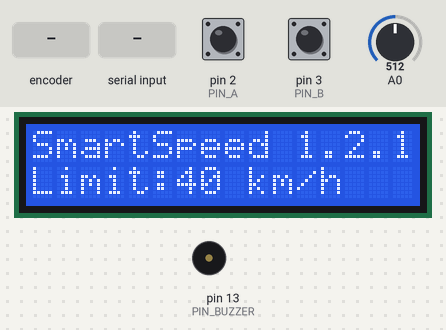
Bench run of a program on a simulated Arduino Uno, built with avr-gcc and run on an emulated ATmega328P. Parts: 16×2 character LCD, buzzer (waves = sounding, pin HIGH). Inputs (shaded band) come from the test bench; at power-on: pin 2 (PIN_A) HIGH, pin 3 (PIN_B) HIGH, A0 = 512. Random numbers use the default seed unless the program sets one; EEPROM starts erased; what the program prints to the serial monitor is not drawn.

Above: at 2.2 s.
At 4.9 s:
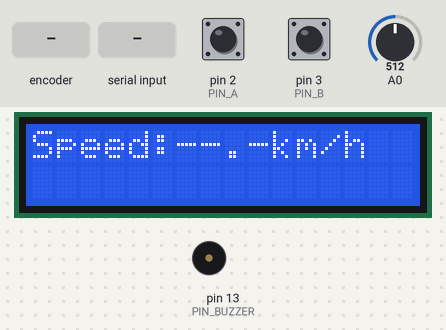
5.0 s: rotary encoder on pin 2 (PIN_A) / pin 3 (PIN_B) turned 1 step (first pin leading)
At 5.6 s:
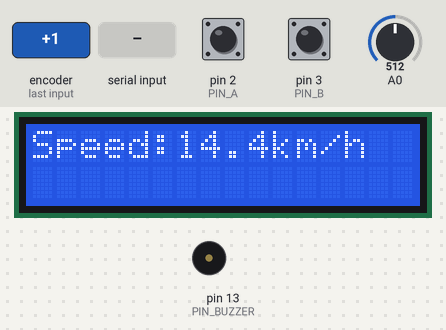
6.7 s: "90,45\n" received over Serial
9.7 s: rotary encoder on pin 2 (PIN_A) / pin 3 (PIN_B) turned 2 steps (second pin leading)
Timing chart, 0 to 12.7 s (numbered marks = the images above; inputs shaded):
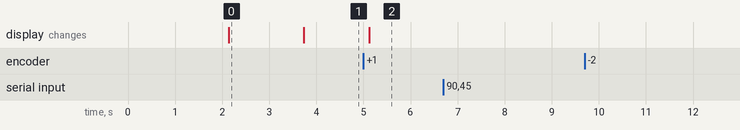

Measured:
- after the input at 5.0 s, the display: changes after 0.12 s (image 2)
- after the input at 6.7 s, every drawn part: stays the same
- after the input at 9.7 s, every drawn part: stays the same
- what the display in image 0 shows lasts 1.6 s, from 2.1 s to 3.7 s

The program:

main.cpp
```cpp
/**
 * Smart Speed Detection — IR gate firmware (Arduino Uno, PlatformIO).
 *
 * Protocol contract: /firmware/README.md (mirrors packages/shared/src/serial.ts).
 * Emitted lines are validated there by the bridge with Zod — one JSON line per
 * vehicle at 115200 baud, debug lines start with '#', nothing else.
 */
#include <Arduino.h>
#include <EEPROM.h>
#include <LiquidCrystal_I2C.h>
#include <Wire.h>
#include <stdlib.h>
#include <string.h>

/* ---------------- constants (spec: firmware section) ---------------- */
static const uint8_t PIN_A = 2;        // IR sensor A -> INT0
static const uint8_t PIN_B = 3;        // IR sensor B -> INT1
static const uint8_t PIN_BUZZER = 13;  // wired to D13 on this build (onboard LED blinks with it)
static const uint8_t LCD_ADDR = 0x27;  // try 0x3F if the LCD stays blank (see README)
static const int IR_EDGE = FALLING;    // most IR modules are active-LOW; use RISING if nothing prints
static const float GATE_DISTANCE_M = 0.10f;
static const char *FW_VERSION = "1.2.1";

static const unsigned long DEBOUNCE_US = 2000UL;    // ignore re-triggers < 2 ms
static const unsigned long TIMEOUT_US = 2000000UL;  // lone sensor resets after 2 s
static const unsigned long HB_INTERVAL_MS = 5000UL; // heartbeat every 5 s
static const unsigned long BEEP_MS = 150UL;         // non-blocking beep half-period
static const int BEEP_COUNT = 3;
static const unsigned long MIN_DT_US = 361UL;       // keeps speed_kmh <= 999 (schema max)
static const float MIN_LIMIT_KMH = 0.1f;            // calibrated raw gate-speed threshold
static const float MAX_LIMIT_KMH = 200.0f;
static const float MIN_SCALE = 0.01f;               // station scale factor (toy -> real world)
static const float MAX_SCALE = 1000.0f;

/* ---------------- state ---------------- */
LiquidCrystal_I2C lcd(LCD_ADDR, 16, 2);

volatile unsigned long edgeA = 0, edgeB = 0; // last ACCEPTED edge times (micros)
volatile bool fA = false, fB = false;        // sensor fired, waiting for its partner
volatile bool fwdDir = true;                 // set when the SECOND sensor fires

float limitKmh = 40.0f;   // raw gate trip limit (server limit / scale)
float scaleFactor = 1.0f; // pushed with set_limit; LCD shows speed x scale
uint32_t bootId = 0;
unsigned long seq = 0;
unsigned long lastHbMs = 0;

float lastSpeedKmh = 0.0f;
char lastStatus[12] = "Waiting...";

int beepsLeft = 0;
bool buzzerOn = false;
unsigned long buzzerT = 0;

char cmdBuf[96];
uint8_t cmdLen = 0;

/* ---------------- ISRs: store micros() and flags ONLY ---------------- */
void isrA() {
  const unsigned long n = micros();
  if (fA) return; // already captured for this crossing (also absorbs bounce)
  if (n - edgeA < DEBOUNCE_US) return;
  edgeA = n;
  fA = true;
  if (fB) fwdDir = false; // B fired first -> vehicle travelled B->A
}

void isrB() {
  const unsigned long n = micros();
  if (fB) return;
  if (n - edgeB < DEBOUNCE_US) return;
  edgeB = n;
  fB = true;
  if (fA) fwdDir = true; // A fired first -> vehicle travelled A->B
}

/* ---------------- serial output helpers ---------------- */
static void emitHello() {
  Serial.print(F("{\"t\":\"hello\",\"fw\":\""));
  Serial.print(FW_VERSION);
  Serial.print(F("\",\"limit\":"));
  Serial.print(limitKmh, 1);
  Serial.print(F(",\"boot\":"));
  Serial.print(bootId);
  Serial.println('}');
}

static void emitDetection(unsigned long dtUs, float speed, bool over) {
  Serial.print(F("{\"t\":\"detection\",\"dt_us\":"));
  Serial.print(dtUs);
  Serial.print(F(",\"speed_kmh\":"));
  Serial.print(speed, 2);
  Serial.print(F(",\"dir\":\""));
  Serial.print(fwdDir ? "fwd" : "rev");
  Serial.print(F("\",\"over\":"));
  Serial.print(over ? "true" : "false");
  Serial.print(F(",\"limit\":"));
  Serial.print(limitKmh, 1);
  Serial.print(F(",\"seq\":"));
  Serial.print(seq);
  Serial.println('}');
}

static void emitHeartbeat() {
  Serial.print(F("{\"t\":\"hb\",\"seq\":"));
  Serial.print(seq);
  Serial.println('}');
}

static void emitAck(const char *cmd) {
  Serial.print(F("{\"t\":\"ack\",\"cmd\":\""));
  Serial.print(cmd);
  Serial.println(F("\"}"));
}

/* ---------------- LCD ---------------- */
static void writeLine(uint8_t row, const char *text) {
  char buf[17];
  strncpy(buf, text, 16);
  buf[16] = '\0';
  lcd.setCursor(0, row);
  lcd.print(buf);
  for (uint8_t i = (uint8_t)strlen(buf); i < 16; i++) lcd.print(' ');
}

/** Line 2: status on the left, vehicle count on the right, e.g. "OVERSPEED!   #12". */
static void statusLine(const char *status, char *out) {
  char count[8];
  snprintf(count, sizeof(count), "#%lu", seq);
  const int pad = 16 - (int)strlen(count);
  snprintf(out, 17, "%-*.*s%s", pad, pad, status, count);
}

/**
 * Re-run the LCD's init sequence before redrawing. The HD44780 talks in 4-bit
 * nibbles through the I2C backpack; one glitched nibble (loose jumper, noise,
 * a reset in the middle of a write) shifts every later character and the
 * screen fills with garbage until power-cycled. init() forces it back into
 * sync. Costs ~60 ms, only once per vehicle; the ISRs keep timing meanwhile.
 */
static void lcdResync() {
  lcd.init();
  lcd.backlight();
}

/** "48.0km/h (4.8)" = scaled (what the dashboard shows) + raw gate speed. */
static void speedLine(char *out) {
  char rawTxt[12];
  dtostrf(lastSpeedKmh, 0, 1, rawTxt);
  if (scaleFactor == 1.0f) {
    snprintf(out, 17, "Speed:%skm/h", rawTxt);
    return;
  }
  char scaledTxt[12];
  const float scaled = lastSpeedKmh * scaleFactor;
  dtostrf(scaled, 0, scaled < 100.0f ? 1 : 0, scaledTxt);
  snprintf(out, 17, "%skm/h (%s)", scaledTxt, rawTxt);
}

/** "Limit:40km/h x10" = the real-world limit the server uses + scale factor. */
static void limitLine(char *out) {
  char limitTxt[12];
  dtostrf(limitKmh * scaleFactor, 0, 0, limitTxt);
  if (scaleFactor == 1.0f) {
    snprintf(out, 17, "Limit:%s km/h", limitTxt);
    return;
  }
  char scaleTxt[12];
  dtostrf(scaleFactor, 0, scaleFactor == (float)(long)scaleFactor ? 0 : 1, scaleTxt);
  snprintf(out, 17, "Limit:%skm/h x%s", limitTxt, scaleTxt);
}

static void renderLcd() {
  char line[17];
  lcdResync();
  speedLine(line);
  writeLine(0, line);
  statusLine(lastStatus, line);
  writeLine(1, line);
}

/** Known characters at boot: compare with the LCD to spot a bad data line. */
static void showTestPattern() {
  writeLine(0, "0123456789ABCDEF");
  writeLine(1, "abcdefghij:./#!?");
}

static void showBootScreen() {
  char line[17];
  snprintf(line, sizeof(line), "SmartSpeed %s", FW_VERSION);
  writeLine(0, line);
  limitLine(line);
  writeLine(1, line);
}

/** After a set_limit command the LCD shows the new limit until the next vehicle. */
static void showLimitChanged() {
  char line[17];
  limitLine(line);
  writeLine(1, line);
}

/* ---------------- buzzer (non-blocking) ---------------- */
static void startBeeps(int n) {
  beepsLeft = n;
  buzzerOn = false;
  buzzerT = millis() - BEEP_MS; // first edge fires on the next updateBuzzer()
}

static void updateBuzzer() {
  if (beepsLeft <= 0 && !buzzerOn) return;
  const unsigned long now = millis();
  if (now - buzzerT < BEEP_MS) return;
  buzzerT = now;
  if (buzzerOn) {
    digitalWrite(PIN_BUZZER, LOW);
    buzzerOn = false;
  } else if (beepsLeft > 0) {
    digitalWrite(PIN_BUZZER, HIGH);
    buzzerOn = true;
    beepsLeft--;
  }
}

/* ---------------- incoming commands (bridge -> device) ---------------- */
static void handleCommand() {
  cmdBuf[cmdLen] = '\0';
  if (strstr(cmdBuf, "\"set_limit\"") != NULL) {
    const char *p = strstr(cmdBuf, "\"kmh\":");
    const float v = (p != NULL) ? (float)atof(p + 6) : -1.0f;
    if (v >= MIN_LIMIT_KMH && v <= MAX_LIMIT_KMH) {
      limitKmh = v;
      const char *ps = strstr(cmdBuf, "\"scale\":"); // optional
      if (ps != NULL) {
        const float sc = (float)atof(ps + 8);
        if (sc >= MIN_SCALE && sc <= MAX_SCALE) scaleFactor = sc;
      }
      emitAck("set_limit");
      showLimitChanged();
    } else {
      Serial.println(F("# rejected set_limit (kmh must be 0.1..200)"));
    }
    return;
  }
  if (strstr(cmdBuf, "\"buzzer_test\"") != NULL) {
    emitAck("buzzer_test");
    startBeeps(BEEP_COUNT);
    return;
  }
  if (strstr(cmdBuf, "\"ping\"") != NULL) {
    emitAck("ping");
    return;
  }
  Serial.println(F("# unknown command"));
}

static void readCommands() {
  while (Serial.available() > 0) {
    const char c = (char)Serial.read();
    if (c == '\n' || c == '\r') {
      if (cmdLen > 0) handleCommand();
      cmdLen = 0;
    } else if (cmdLen < sizeof(cmdBuf) - 1) {
      cmdBuf[cmdLen++] = c;
    } else {
      cmdLen = 0; // overlong line: drop it, stay aligned
    }
  }
}

/* ---------------- detection pipeline ---------------- */
static void checkTimeout() {
  noInterrupts();
  const bool onlyOne = fA != fB;
  const unsigned long last = fA ? edgeA : edgeB;
  interrupts();
  if (onlyOne && (micros() - last > TIMEOUT_US)) {
    noInterrupts();
    fA = false;
    fB = false;
    interrupts();
  }
}

static void processDetection() {
  unsigned long a = 0, b = 0;
  bool ready = false;
  noInterrupts();
  if (fA && fB) {
    a = edgeA;
    b = edgeB;
    fA = false;
    fB = false;
    ready = true;
  }
  interrupts();
  if (!ready) return;

  // wrap-safe |a-b|: micros() wraps every ~71.6 min
  const unsigned long d1 = a - b;
  const unsigned long d2 = b - a;
  const unsigned long dtUs = (d1 < d2) ? d1 : d2;

  if (dtUs < MIN_DT_US) {
    Serial.println(F("# dt out of range, ignored"));
    return;
  }

  // speed_kmh = (0.1 m / dt_us * 1e-6 s) * 3600 = 360000 / dt_us
  const float speed = (GATE_DISTANCE_M * 1000000.0f * 3.6f) / (float)dtUs;
  const bool over = speed > limitKmh;

  seq++; // monotonic per boot: server dedupes on (bootId, seq); also the LCD vehicle count
  emitDetection(dtUs, speed, over);

  lastSpeedKmh = speed;
  strncpy(lastStatus, over ? "OVERSPEED!" : "OK", sizeof(lastStatus));
  renderLcd();
  if (over) startBeeps(BEEP_COUNT);
}

static void heartbeatDue() {
  const unsigned long now = millis();
  if (now - lastHbMs < HB_INTERVAL_MS) return;
  lastHbMs = now;
  emitHeartbeat();
}

/**
 * Unique id per power-on/reset. The server dedupes detections on
 * (bootId, seq) and seq restarts at 0 every boot, so a repeated bootId would
 * make the new boot's vehicles look like duplicates and be dropped.
 * micros()/floating-pin noise alone repeated across resets, so a boot counter
 * kept in EEPROM (incremented every boot) guarantees a fresh id; the noise is
 * still mixed in so a re-flashed board (EEPROM may be kept) differs too.
 */
static const int EEPROM_BOOT_COUNTER_ADDR = 0;

static uint32_t nextBootId() {
  uint32_t counter = 0;
  EEPROM.get(EEPROM_BOOT_COUNTER_ADDR, counter);
  counter++;
  EEPROM.put(EEPROM_BOOT_COUNTER_ADDR, counter); // ~1 write per boot; EEPROM lasts 100k cycles

  uint32_t noise = micros();
  for (uint8_t i = 0; i < 8; i++) noise = (noise << 3) ^ (uint32_t)analogRead(A0) ^ micros();
  randomSeed(noise ^ counter);

  // Knuth multiplicative hash spreads consecutive counters; xor in randomness
  uint32_t id = (counter * 2654435761UL) ^ (((uint32_t)random(0x10000UL) << 16) | (uint32_t)random(0x10000UL));
  return id == 0 ? 1 : id;
}

/* ---------------- Arduino entry points ---------------- */
void setup() {
  Serial.begin(115200);
  pinMode(PIN_A, INPUT_PULLUP); // matches the original sketch; IR OUT is active-LOW
  pinMode(PIN_B, INPUT_PULLUP);
  pinMode(PIN_BUZZER, OUTPUT);
  digitalWrite(PIN_BUZZER, LOW);

  lcd.init();
  lcd.backlight();

  bootId = nextBootId();

  emitHello(); // bridge pushes the server limit when it sees this line

  attachInterrupt(digitalPinToInterrupt(PIN_A), isrA, IR_EDGE);
  attachInterrupt(digitalPinToInterrupt(PIN_B), isrB, IR_EDGE);

  showTestPattern();
  delay(2000); // boot-only delays; ISRs are already capturing
  showBootScreen();
  delay(1500);
  lcdResync();
  writeLine(0, "Speed:--.-km/h");
  char line[17];
  statusLine("Waiting...", line);
  writeLine(1, line);

  lastHbMs = millis();
}

void loop() {
  readCommands();
  checkTimeout();
  processDetection();
  updateBuzzer();
  heartbeatDue();
}
```
